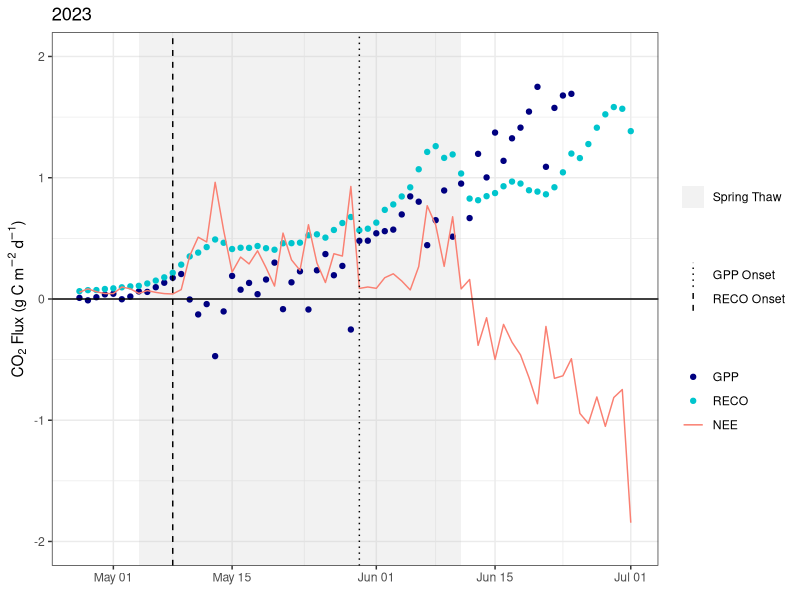
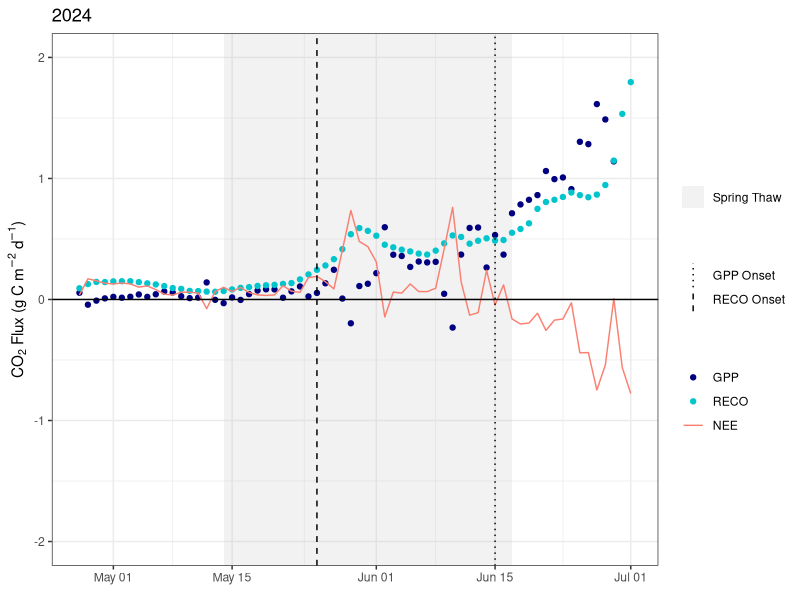
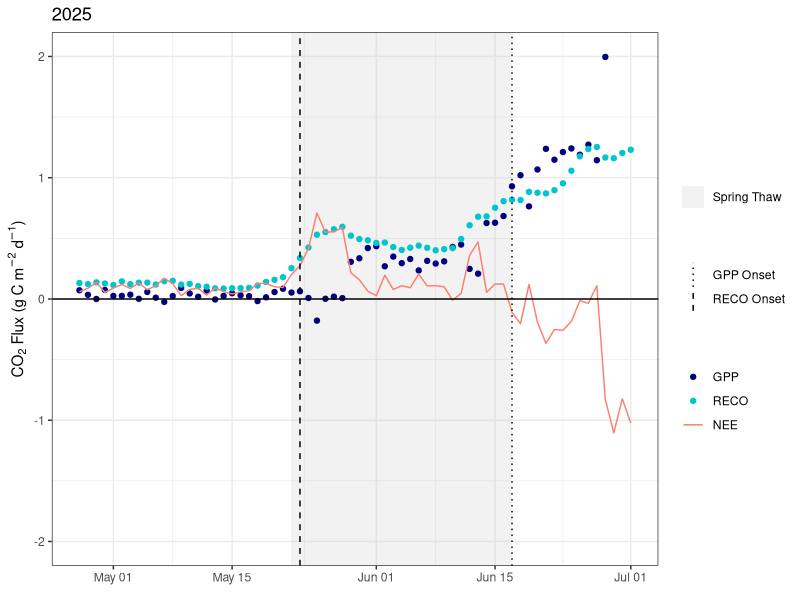
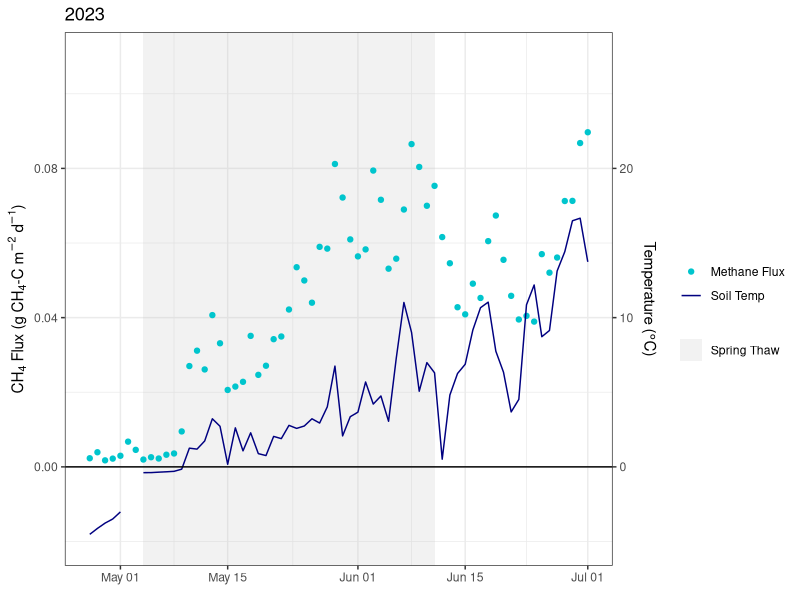
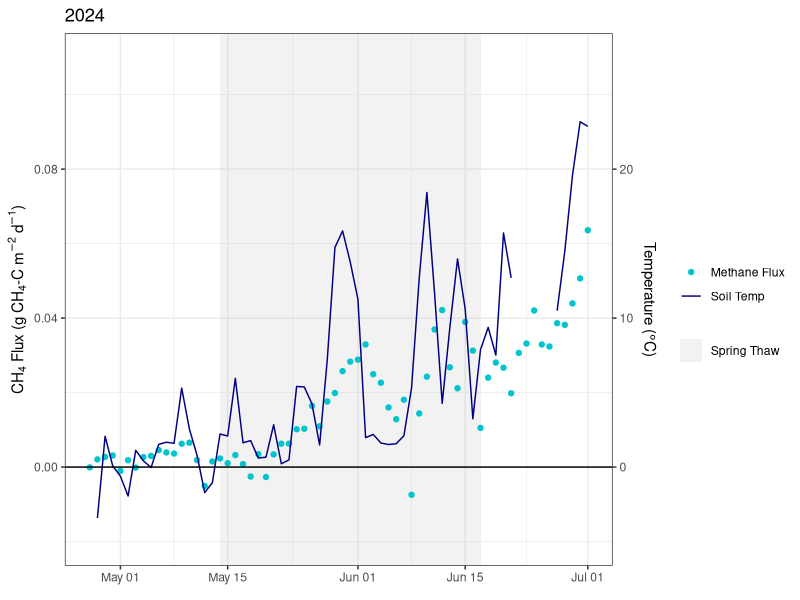
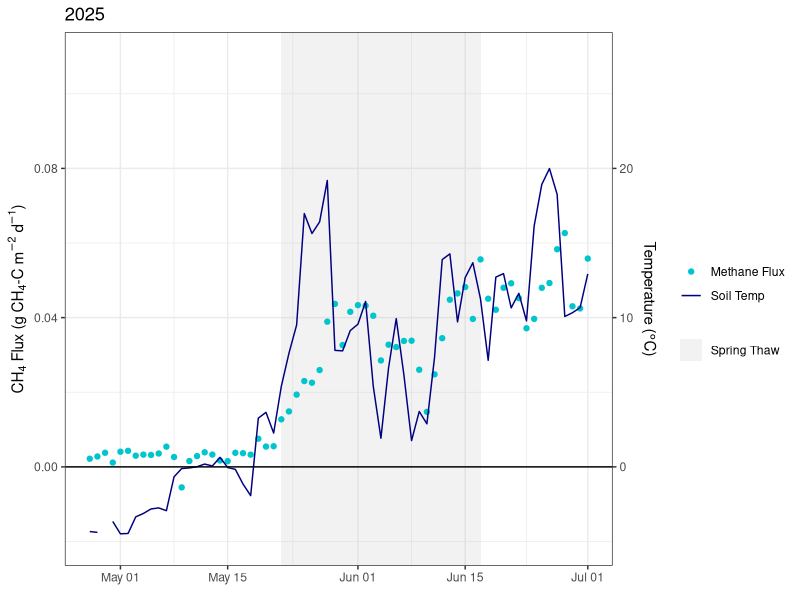
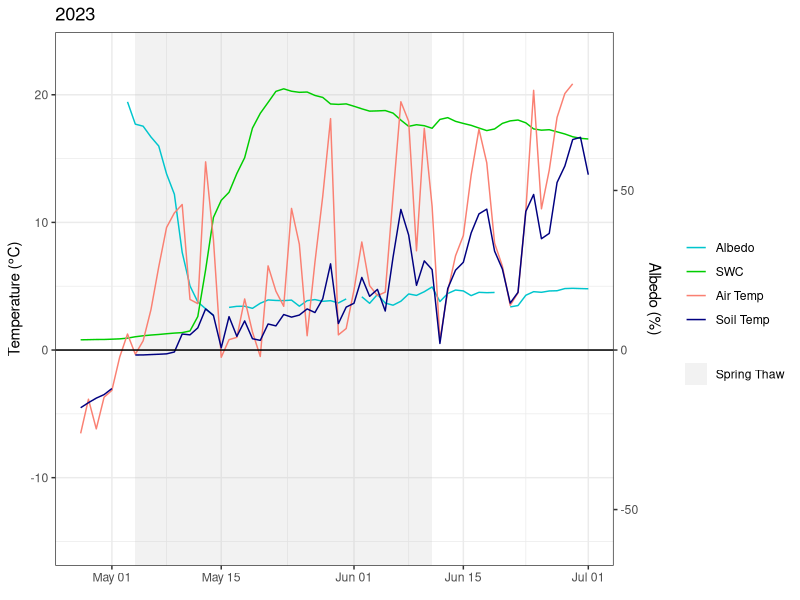
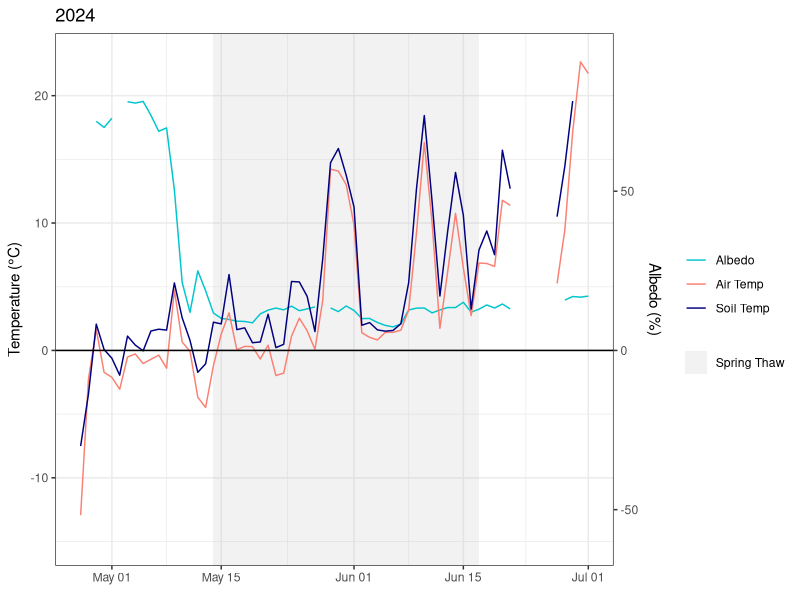

Generate these figures, in order, with R: (Note: this script raises an error after producing the figures.)
## ---- chunk 1
knitr::opts_chunk$set(echo = TRUE)
## ---- chunk 2

rm(list = ls())
Sys.setenv(TZ = "UTC")

library(data.table)
library(ggplot2)
library(lubridate)
library(tidyverse)
library(gridExtra) 
library(patchwork)

## ---- chunk 3

df_avg_23_24 <- fread('./output_files/three_years_daily_avg.csv')

## ---- chunk 4

max_gpp_2023 <- max(df_avg_23_24$GPP_F[df_avg_23_24$season_year == 2023], na.rm = TRUE)
max_gpp_2024 <- max(df_avg_23_24$GPP_F[df_avg_23_24$season_year == 2024], na.rm = TRUE)
max_gpp_2025 <- max(df_avg_23_24$GPP_F[df_avg_23_24$season_year == 2025], na.rm = TRUE)

max_reco_2023 <- max(df_avg_23_24$RECO[df_avg_23_24$season_year == 2023], na.rm = TRUE)
max_reco_2024 <- max(df_avg_23_24$RECO[df_avg_23_24$season_year == 2024], na.rm = TRUE)
max_reco_2025 <- max(df_avg_23_24$RECO[df_avg_23_24$season_year == 2025], na.rm = TRUE)


shade_data_23 <- data.frame(
  xmin = as.Date("2023-05-04"),
  xmax = as.Date("2023-06-11"),
  ymin = -Inf,
  ymax = Inf,
  label = "Spring Thaw"
)

shade_data_24 <- data.frame(
  xmin = as.Date("2024-05-14"),
  xmax = as.Date("2024-06-17"),
  ymin = -Inf,
  ymax = Inf,
  label = "Spring Thaw"
)

shade_data_25 <- data.frame(
  xmin = as.Date("2025-05-22"),
  xmax = as.Date("2025-06-17"),
  ymin = -Inf,
  ymax = Inf,
  label = "Spring Thaw"
)




onset23ts <- ggplot(data = df_avg_23_24, aes(x=date))+
  theme_bw()+
  geom_rect(data = shade_data_23, 
            aes(xmin = xmin, xmax = xmax, ymin = ymin, ymax = ymax, fill = "Spring Thaw"),
            alpha = 0.2, inherit.aes = FALSE)+
  geom_point(aes(y = GPP_F*60*60*24*(1/1000000)*12, color = "GPP"))+
  geom_point(aes(y = RECO*60*60*24*(1/1000000)*12, color = "RECO")) +
  geom_line(aes(y = FC_F*60*60*24*(1/1000000)*12, color = "NEE"))+
  # geom_line(aes(y = TS_1_0_1*(1/6), color = "Soil Temp"))+
  geom_hline(yintercept=0, col="black")+
  # geom_hline(yintercept=-max_gpp_2023*0.1, col="darkgreen", linetype = "dashed")+
  # geom_hline(yintercept=max_reco_2023*0.1, col="darkgreen", linetype = "dashed")+
  # geom_vline(xintercept = as.Date("2023-05-04"))+
  # geom_vline(xintercept = as.Date("2023-06-11"))+
  geom_vline(aes(xintercept = as.Date("2023-05-30"), linetype = "GPP Onset"))+
  geom_vline(aes(xintercept = as.Date("2023-05-08"), linetype = "RECO Onset"))+
  scale_y_continuous(limits = c(-2, 2), expression('CO'[2]*' Flux (g C'~m^-2~d^-1*')')
                    # ,sec.axis = sec_axis(~ . *6, name = expression('Soil Temp ('*degree*'C)'))
                     )+
  scale_color_manual(name = " ",
            values = c("GPP" = "navy", 
                      "RECO" = "turquoise3", 
                      "NEE" = "salmon", 
                      "Soil Temp" = "mediumorchid"),
            breaks = c("GPP", "RECO", 
              "NEE", "Soil Temp")) +
  scale_fill_manual(name = "", values = c("Spring Thaw" = "gray")) +
  scale_linetype_manual(name = "", values = c("RECO Onset" = "dashed", "GPP Onset"= "dotted"))+
  labs(
    title = expression("2023")
  ) +
  scale_x_date(name = expression(""), limits = as.Date(c('2023-04-27', '2023-07-01')))

onset23ts

onset24ts <- ggplot(data = df_avg_23_24, aes(x=date))+
  theme_bw()+
  geom_rect(data = shade_data_24, 
            aes(xmin = xmin, xmax = xmax, ymin = ymin, ymax = ymax, fill = "Spring Thaw"),
            alpha = 0.2, inherit.aes = FALSE)+
  geom_point(aes(y = GPP_F*60*60*24*(1/1000000)*12, color = "GPP"))+
  geom_point(aes(y = RECO*60*60*24*(1/1000000)*12, color = "RECO")) +
  geom_line(aes(y = FC_F*60*60*24*(1/1000000)*12, color = "NEE"))+
  # geom_line(aes(y = TS_1_0_1*(1/6), color = "Soil Temp"))+
  geom_hline(yintercept=0, col="black")+
  # geom_hline(yintercept=-max_gpp_2024*0.1, col="darkgreen", linetype = "dashed")+
  # geom_hline(yintercept=max_reco_2024*0.1, col="darkgreen", linetype = "dashed")+
  # geom_vline(xintercept = as.Date("2024-05-14"))+
  # geom_vline(xintercept = as.Date("2024-06-17"))+
  geom_vline(aes(xintercept = as.Date("2024-06-15"), linetype = "GPP Onset"))+
  geom_vline(aes(xintercept = as.Date("2024-05-25"), linetype = "RECO Onset"))+
  scale_y_continuous(limits = c(-2, 2), expression('CO'[2]*' Flux (g C'~m^-2~d^-1*')')
                  #   , sec.axis = sec_axis(~ .*6, name = expression('Soil Temp ('*degree*'C)'))
                     )+
  scale_color_manual(name = " ",
            values = c("GPP" = "navy", 
                      "RECO" = "turquoise3", 
                      "NEE" = "salmon", 
                      "Soil Temp" = "mediumorchid"),
            breaks = c("GPP", "RECO", 
              "NEE", "Soil Temp")) +
  scale_fill_manual(name = "", values = c("Spring Thaw" = "gray")) +
  scale_linetype_manual(name = "", values = c("RECO Onset" = "dashed", "GPP Onset"= "dotted"))+
  labs(
    title = expression("2024")
  ) +
  scale_x_date(name = expression(""), limits = as.Date(c('2024-04-27', '2024-07-01')))

onset24ts

onset25ts <- ggplot(data = df_avg_23_24, aes(x=date))+
  theme_bw()+
  geom_rect(data = shade_data_25, 
            aes(xmin = xmin, xmax = xmax, ymin = ymin, ymax = ymax, fill = "Spring Thaw"),
            alpha = 0.2, inherit.aes = FALSE)+
  geom_point(aes(y = GPP_F*60*60*24*(1/1000000)*12, color = "GPP"))+
  geom_point(aes(y = RECO*60*60*24*(1/1000000)*12, color = "RECO")) +
  geom_line(aes(y = FC_F*60*60*24*(1/1000000)*12, color = "NEE"))+
  # geom_line(aes(y = TS_1_0_1*(1/6), color = "Soil Temp"))+
  geom_hline(yintercept=0, col="black")+
  # geom_hline(yintercept=-max_gpp_2025*0.1, col="darkgreen", linetype = "dashed")+
  # geom_hline(yintercept=max_reco_2025*0.1, col="darkgreen", linetype = "dashed")+
  geom_vline(aes(xintercept = as.Date("2025-06-17"), linetype = "GPP Onset"))+
  geom_vline(aes(xintercept = as.Date("2025-05-23"), linetype = "RECO Onset"))+
  scale_y_continuous(limits = c(-2, 2), expression('CO'[2]*' Flux (g C'~m^-2~d^-1*')')
                  #   ,sec.axis = sec_axis(~ .*6, name = expression('Soil Temp ('*degree*'C)'))
                     )+
  scale_color_manual(name = " ",
            values = c("GPP" = "navy", 
                      "RECO" = "turquoise3", 
                      "NEE" = "salmon", 
                      "Soil Temp" = "mediumorchid"),
            breaks = c("GPP", "RECO", 
              "NEE", "Soil Temp")) +
  scale_fill_manual(name = "", values = c("Spring Thaw" = "gray")) +
  scale_linetype_manual(name = "", values = c("RECO Onset" = "dashed", "GPP Onset"= "dotted"))+
  labs(
    title = expression("2025")
  ) +
  scale_x_date(name = expression(""), limits = as.Date(c('2025-04-27', '2025-07-01')))

onset25ts


# png(filename = './png/gpponsetts.png',width = 11,height = 6,units = 'in',res = 2000)
# onset23ts / onset24ts / onset25ts + plot_layout(guides = "collect", axis_titles = "collect")
# dev.off()



## ---- chunk 5




springch423ts <- ggplot(data = df_avg_23_24, aes(x=date))+
  theme_bw()+
  geom_rect(data = shade_data_23, 
            aes(xmin = xmin, xmax = xmax, ymin = ymin, ymax = ymax, fill = "Spring Thaw"),
            alpha = 0.2, inherit.aes = FALSE)+
  geom_point(aes(y = FCH4_F*60*60*24*(1/1000000000)*12, color = "Methane Flux"))+
  # geom_line(aes(y = TA * (1/250), color = "Air Temp"))+
  geom_line(aes(y = TS_1_0_1*(1/250), color = "Soil Temp"))+
  geom_hline(yintercept=0, col="black")+
  # geom_vline(xintercept = as.Date("2023-05-04"), linewidth = 0.1)+ #Spring Thaw start 
  # geom_vline(xintercept = as.Date("2023-06-11"), linewidth = 0.1)+ #Spring Thaw end 
  scale_y_continuous(limits = c(-0.02, 0.11), expression('CH'[4]*' Flux (g CH'[4]*'-C'~m^-2~d^-1*')'),
  sec.axis = sec_axis(~ . *250, name = expression('Temperature ('*degree*'C)')))+
  scale_color_manual(name = " ",
            values = c("Methane Flux" = "turquoise3", 
                      "Air Temp" = "salmon", 
                      "Soil Temp" = "navy"),
            breaks = c("Methane Flux", 
              "Air Temp", "Soil Temp")) +  
  scale_fill_manual(values = c("Spring Thaw" = "gray")) +
  guides(fill = guide_legend(title = NULL)) +
  labs(
    title = expression("2023")
  ) +
  scale_x_date(name = expression(""), limits = as.Date(c('2023-04-27', '2023-07-01')))

springch423ts



springch424ts <- ggplot(data = df_avg_23_24, aes(x=date))+
  theme_bw()+
  geom_rect(data = shade_data_24, 
            aes(xmin = xmin, xmax = xmax, ymin = ymin, ymax = ymax, fill = "Spring Thaw"),
            alpha = 0.2, inherit.aes = FALSE) +
  geom_point(aes(y = FCH4_F*60*60*24*(1/1e9)*12, color = "Methane Flux"))+
  # geom_line(aes(y = TA * (1/250), color = "Air Temp"))+
  geom_line(aes(y = TS_1_0_1*(1/250), color = "Soil Temp"))+
  geom_hline(yintercept=0, col="black")+
  # geom_vline(xintercept = as.Date("2024-05-14"), linewidth = 0.1)+
  # geom_vline(xintercept = as.Date("2024-06-17"), linewidth = 0.1)+
  scale_y_continuous(limits = c(-0.02, 0.11), expression('CH'[4]*' Flux (g CH'[4]*'-C'~m^-2~d^-1*')'),
  sec.axis = sec_axis(~ .*250, name = expression('Temperature ('*degree*'C)')))+
  scale_color_manual(name = " ",
            values = c("Methane Flux" = "turquoise3", 
                      "Air Temp" = "salmon", 
                      "Soil Temp" = "navy"),
            breaks = c("Methane Flux", 
              "Air Temp", "Soil Temp")) +
  scale_fill_manual(values = c("Spring Thaw" = "gray")) +
    guides(fill = guide_legend(title = NULL)) +
  labs(
    title = expression("2024")
  ) + 
  scale_x_date(name = expression(""), limits = as.Date(c('2024-04-27', '2024-07-01')))

springch424ts


springch425ts <- ggplot(data = df_avg_23_24, aes(x=date))+
  theme_bw()+
  geom_rect(data = shade_data_25, 
            aes(xmin = xmin, xmax = xmax, ymin = ymin, ymax = ymax, fill = "Spring Thaw"),
            alpha = 0.2, inherit.aes = FALSE) +
  geom_point(aes(y = FCH4_F*60*60*24*(1/1e9)*12, color = "Methane Flux"))+
  # geom_line(aes(y = TA * (1/250), color = "Air Temp"))+
  geom_line(aes(y = TS_1_0_1*(1/250), color = "Soil Temp"))+
  geom_hline(yintercept=0, col="black")+
  # geom_vline(xintercept = as.Date("2025-05-14"), linewidth = 0.1)+
  # geom_vline(xintercept = as.Date("2025-06-17"), linewidth = 0.1)+
  scale_y_continuous(limits = c(-0.02, 0.11), expression('CH'[4]*' Flux (g CH'[4]*'-C'~m^-2~d^-1*')'),
  sec.axis = sec_axis(~ .*250, name = expression('Temperature ('*degree*'C)')))+
  scale_color_manual(name = " ",
            values = c("Methane Flux" = "turquoise3", 
                      "Air Temp" = "salmon", 
                      "Soil Temp" = "navy"),
            breaks = c("Methane Flux", 
              "Air Temp", "Soil Temp")) +
  scale_fill_manual(values = c("Spring Thaw" = "gray")) +
    guides(fill = guide_legend(title = NULL)) +
  labs(
    title = expression("2025")
  ) + 
  scale_x_date(name = expression(""), limits = as.Date(c('2025-04-27', '2025-07-01')))

springch425ts

# png(filename = './png/methanespringts.png',width = 11,height = 6,units = 'in',res = 2000)
# springch423ts / springch424ts / springch425ts + plot_layout(guides = "collect", axis_titles = "collect")
# dev.off()



## ---- chunk 6


springmetdata23 <- ggplot(data = df_avg_23_24, aes(x=date))+
  theme_bw()+
  geom_rect(data = shade_data_23, 
            aes(xmin = xmin, xmax = xmax, ymin = ymin, ymax = ymax, fill = "Spring Thaw"),
            alpha = 0.2, inherit.aes = FALSE)+
  geom_line(aes(y = ALB * (1/4), color = "Albedo"))+
  geom_line(aes(y = SWC_1_1_1 * (1/4), color = "SWC"))+
  geom_line(aes(y = TA, color = "Air Temp"))+
  geom_line(aes(y = TS_1_0_1, color = "Soil Temp"))+
  geom_hline(yintercept=0, col="black")+
  scale_y_continuous(limits = c(-15, 23), expression('Temperature ('*degree*'C)'),
  sec.axis = sec_axis(~ . *4, name = expression('Albedo (%)')))+
  scale_color_manual(name = " ",
            values = c("Albedo" = "turquoise3", 
                      "Air Temp" = "salmon", 
                      "Soil Temp" = "navy", 
                      "SWC" = "green3"),
            breaks = c("Albedo", "SWC",
              "Air Temp", "Soil Temp")) +  
  scale_fill_manual(values = c("Spring Thaw" = "gray")) +
  guides(fill = guide_legend(title = NULL)) +
  labs(
    title = expression("2023")
  ) +
  scale_x_date(name = expression(""), limits = as.Date(c('2023-04-27', '2023-07-01')))

springmetdata23



springmetdata24 <- ggplot(data = df_avg_23_24, aes(x=date))+
  theme_bw()+
  geom_rect(data = shade_data_24, 
            aes(xmin = xmin, xmax = xmax, ymin = ymin, ymax = ymax, fill = "Spring Thaw"),
            alpha = 0.2, inherit.aes = FALSE) +
  geom_line(aes(y = ALB * (1/4), color = "Albedo"))+
  geom_line(aes(y = TA, color = "Air Temp"))+
  geom_line(aes(y = TS_1_0_1, color = "Soil Temp"))+
  geom_hline(yintercept=0, col="black")+
  scale_y_continuous(limits = c(-15, 23), expression('Temperature ('*degree*'C)'),
  sec.axis = sec_axis(~ .*4, name = expression('Albedo (%)')))+
  scale_color_manual(name = " ",
            values = c("Albedo" = "turquoise3", 
                      "Air Temp" = "salmon", 
                      "Soil Temp" = "navy"),
            breaks = c("Albedo", 
              "Air Temp", "Soil Temp")) +
  scale_fill_manual(values = c("Spring Thaw" = "gray")) +
    guides(fill = guide_legend(title = NULL)) +
  labs(
    title = expression("2024")
  ) + 
  scale_x_date(name = expression(""), limits = as.Date(c('2024-04-27', '2024-07-01')))

springmetdata24


springmetdata25 <- ggplot(data = df_avg_23_24, aes(x=date))+
  theme_bw()+
  geom_rect(data = shade_data_25, 
            aes(xmin = xmin, xmax = xmax, ymin = ymin, ymax = ymax, fill = "Spring Thaw"),
            alpha = 0.2, inherit.aes = FALSE) +
  geom_line(aes(y = ALB * (1/4), color = "Albedo"))+
  geom_line(aes(y = TA, color = "Air Temp"))+
  geom_line(aes(y = TS_1_0_1, color = "Soil Temp"))+
  geom_hline(yintercept=0, col="black")+
  scale_y_continuous(limits = c(-15, 23), expression('Temperature ('*degree*'C)'),
  sec.axis = sec_axis(~ .*(4), name = expression('Albedo (%)')))+
  scale_color_manual(name = " ",
            values = c("Albedo" = "turquoise3", 
                      "Air Temp" = "salmon", 
                      "Soil Temp" = "navy"),
            breaks = c("Albedo", 
              "Air Temp", "Soil Temp")) +
  scale_fill_manual(values = c("Spring Thaw" = "gray")) +
    guides(fill = guide_legend(title = NULL)) +
  labs(
    title = expression("2025")
  ) + 
  scale_x_date(name = expression(""), limits = as.Date(c('2025-04-27', '2025-07-01')))

springmetdata25



png(filename = './png/metspringts.png',width = 11,height = 6,units = 'in',res = 2000)
springmetdata23 / springmetdata24 / springmetdata25 + plot_layout(guides = "collect", axis_titles = "collect")
dev.off()

